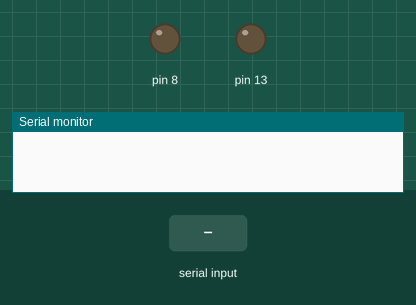
This sketch was run on a simulated Arduino Uno, built with avr-gcc and run on an emulated ATmega328P. On the bench: output pins drawn as LEDs (lit = HIGH), the last lines printed to the serial monitor. The inputs (shaded band) are chosen by the test bench.

Above: at 1.2 s.
1.3 s: "y" received over Serial
At 2.5 s:
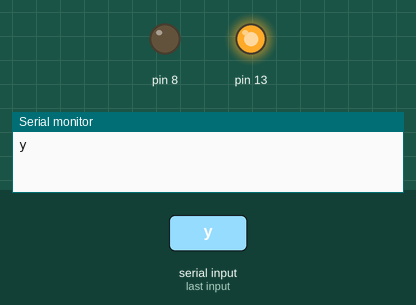
2.8 s: "k" received over Serial
At 3.6 s:
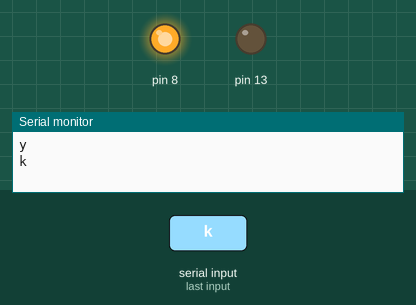
4.3 s: "n" received over Serial
At 4.7 s:
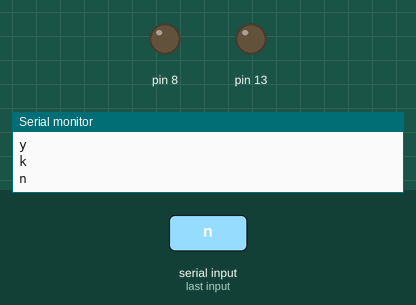
Timing chart, 0 to 7.3 s (numbered marks = the images above; inputs shaded):
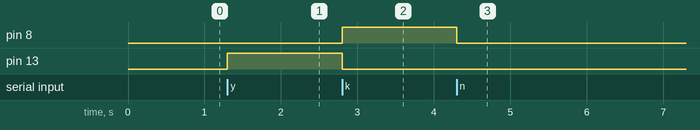

The sketch:

slave_code.ino
```cpp
#include<SoftwareSerial.h>
void setup() {
  Serial.begin(38400);
  pinMode(13,OUTPUT);
  digitalWrite(13,LOW);
  pinMode(8,OUTPUT);
}

void loop() {
  char s=' ';
  if(Serial.available()>0)
  {
    s=Serial.read();
    Serial.println(s);
    if(s=='y')
    {
      digitalWrite(13,HIGH);
      digitalWrite(8,LOW);
    }
    if(s=='n')
    {
      digitalWrite(13,LOW);
      digitalWrite(8,LOW);
    }
    if (s=='k')
    {
      digitalWrite(13,LOW);
      digitalWrite(8,HIGH);

    }
    s=' ';
    delay(5);
  }

}
```

Measured:
- after the input at 1.3 s, pin 13: LOW → HIGH at once
- after the input at 2.8 s, pin 8: LOW → HIGH at once; pin 13: HIGH → LOW at once
- after the input at 4.3 s, pin 8: HIGH → LOW at once
